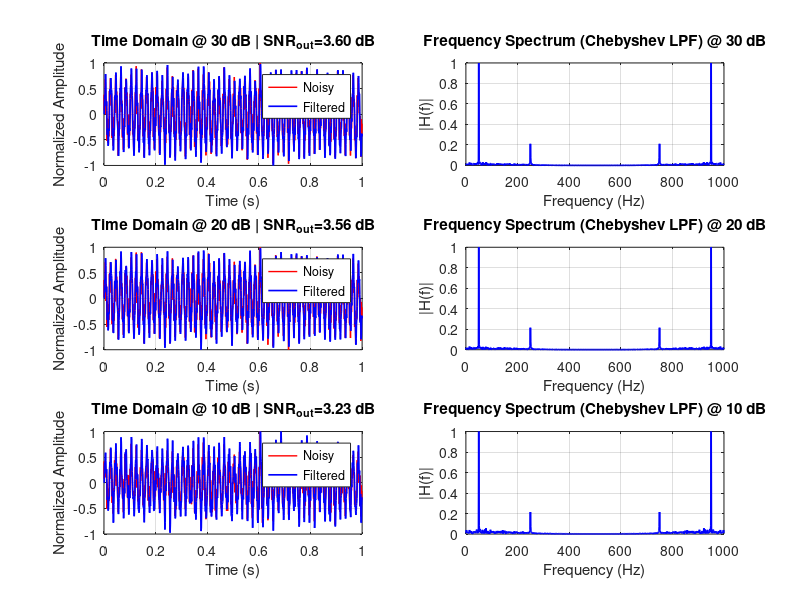
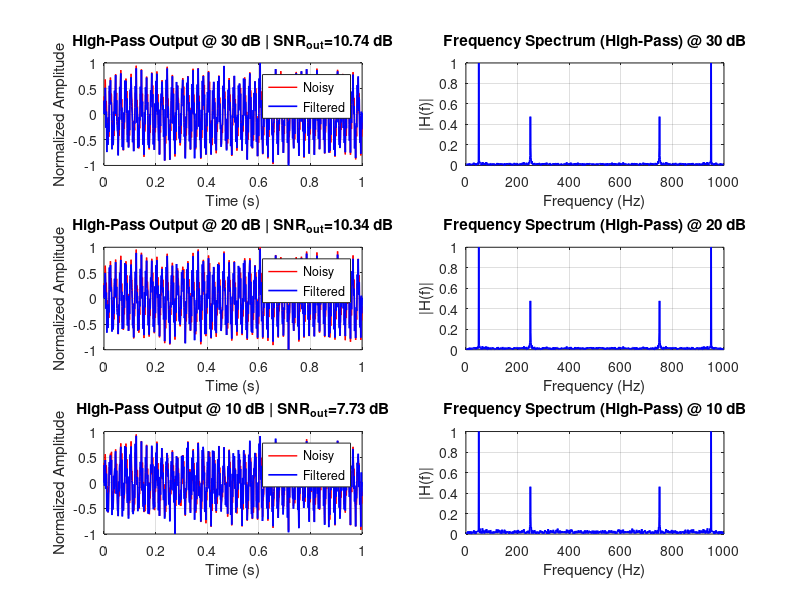
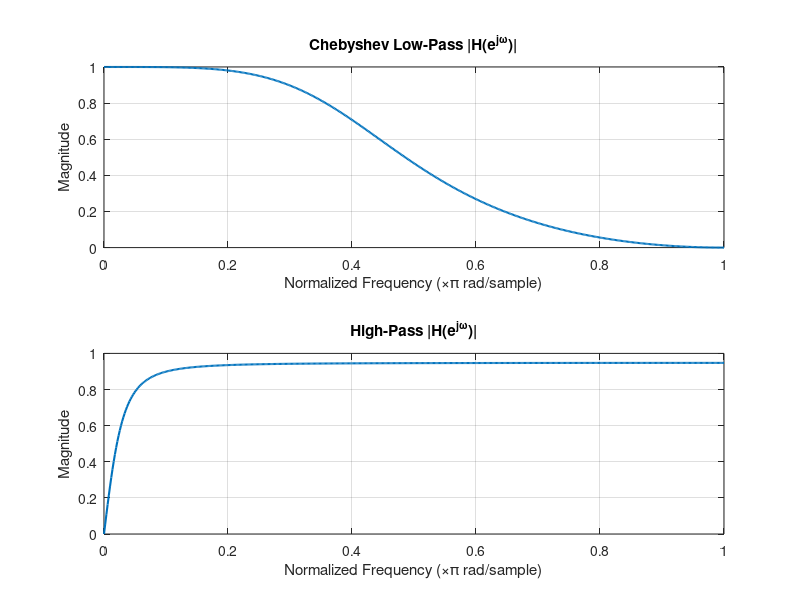
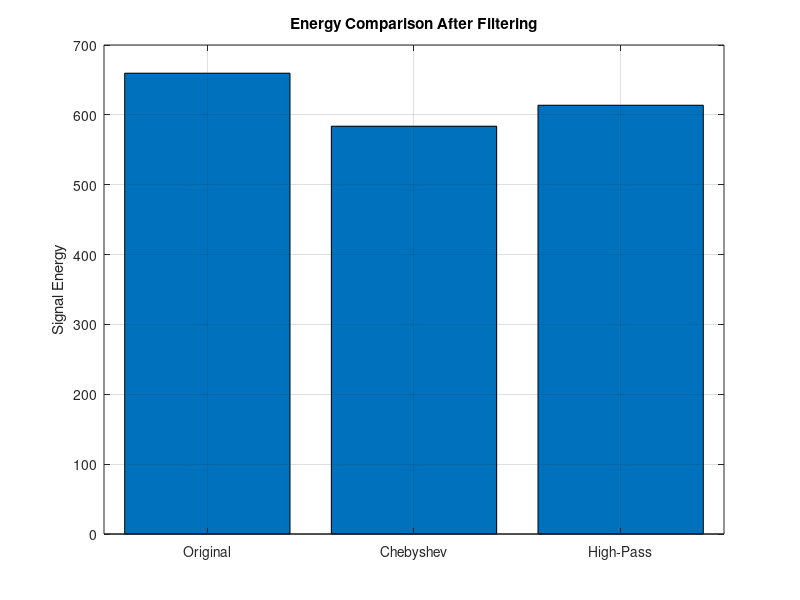

These charts were generated, in order, by the following MATLAB code:
clc;
clear all;
close all;

%% =======================================================================
%  DIGITAL FILTER DESIGN USING Z-TRANSFORM IMPLEMENTATION
%  CHEBYSHEV (LOW-PASS) & HIGH-PASS FILTERS (WITHOUT BUILT-IN FUNCTIONS)
%  ENHANCED VERSION WITH VISUAL & ANALYTICAL IMPROVEMENTS
% =======================================================================

Fs = 1000;                  % Sampling frequency (Hz)
t = 0:1/Fs:1;               % Time vector (1 second)
N = length(t);

% Composite test signal (mixture of low and high frequency)
x = sin(2*pi*50*t) + 0.5*sin(2*pi*250*t) + 0.2*randn(size(t));

% SNR levels for analysis
SNR_values = [30 20 10];  

% ------------------------------------------------------------------------
%  CUSTOM FUNCTIONS
% ------------------------------------------------------------------------

% 1️⃣ Manual Gaussian noise adder (no built-in awgn)
manual_awgn = @(sig,SNR_dB) sig + sqrt(var(sig)/(10^(SNR_dB/10))) * randn(size(sig));

% 2️⃣ Compute manual SNR (in dB)
compute_snr = @(orig,noisy) 10*log10(sum(orig.^2)/sum((orig-noisy).^2));

% 3️⃣ Normalize function for plotting
normalize = @(s) s/max(abs(s));

% ------------------------------------------------------------------------
%  EXPERIMENT 1: CHEBYSHEV FILTER (LOW-PASS)
% ------------------------------------------------------------------------
b0 = 0.2066; b1 = 0.4131; b2 = 0.2066;
a1 = -0.3695; a2 = 0.1958;

figure('Name','Experiment 1 - Chebyshev Filter (Z-transform)','NumberTitle','off');
colormap turbo;

for i = 1:length(SNR_values)
    % Step 1: Add Gaussian noise manually
    noisy = manual_awgn(x, SNR_values(i));

    % Step 2: Apply Chebyshev filter recursively
    y = zeros(size(noisy));
    for n = 3:length(noisy)
        y(n) = b0*noisy(n) + b1*noisy(n-1) + b2*noisy(n-2) ...
             - a1*y(n-1) - a2*y(n-2);
    end

    % Step 3: Compute SNR improvement
    input_snr = compute_snr(x, noisy);
    output_snr = compute_snr(x, y);

    % Step 4: Time Domain
    subplot(length(SNR_values),2,2*i-1);
    plot(t,normalize(noisy),'r','LineWidth',1);
    hold on; plot(t,normalize(y),'b','LineWidth',1.2);
    title(sprintf('Time Domain @ %d dB | SNR_{out}=%.2f dB', SNR_values(i), output_snr));
    xlabel('Time (s)'); ylabel('Normalized Amplitude');
    legend('Noisy','Filtered'); grid on;

    % Step 5: Frequency Spectrum
    subplot(length(SNR_values),2,2*i);
    f = (0:N-1)*(Fs/N);
    Y = abs(fft(y));
    plot(f,normalize(Y),'b','LineWidth',1.3);
    title(['Frequency Spectrum (Chebyshev LPF) @ ' num2str(SNR_values(i)) ' dB']);
    xlabel('Frequency (Hz)'); ylabel('|H(f)|'); grid on;
end

% ------------------------------------------------------------------------
%  EXPERIMENT 2: HIGH-PASS FILTER (Z-transform)
% ------------------------------------------------------------------------
a = 0.9; % smoothing factor (closer to 1 → sharper HPF)

figure('Name','Experiment 2 - High-Pass Filter (Z-transform)','NumberTitle','off');
for i = 1:length(SNR_values)
    noisy = manual_awgn(x, SNR_values(i));
    y_hp = zeros(size(noisy));
    for n = 2:length(noisy)
        y_hp(n) = a*(y_hp(n-1) + noisy(n) - noisy(n-1));
    end
    
    % Compute output SNR
    output_snr = compute_snr(x, y_hp);

    % Time domain
    subplot(length(SNR_values),2,2*i-1);
    plot(t,normalize(noisy),'r','LineWidth',1);
    hold on; plot(t,normalize(y_hp),'b','LineWidth',1.2);
    title(sprintf('High-Pass Output @ %d dB | SNR_{out}=%.2f dB', SNR_values(i), output_snr));
    xlabel('Time (s)'); ylabel('Normalized Amplitude');
    legend('Noisy','Filtered'); grid on;

    % Frequency domain
    subplot(length(SNR_values),2,2*i);
    f = (0:N-1)*(Fs/N);
    Yhp = abs(fft(y_hp));
    plot(f,normalize(Yhp),'b','LineWidth',1.3);
    title(['Frequency Spectrum (High-Pass) @ ' num2str(SNR_values(i)) ' dB']);
    xlabel('Frequency (Hz)'); ylabel('|H(f)|'); grid on;
end

% ------------------------------------------------------------------------
%  FREQUENCY RESPONSE (Z-Domain Theoretical)
% ------------------------------------------------------------------------
w = linspace(0,pi,512);
H_cheby = (b0 + b1*exp(-1j*w) + b2*exp(-2j*w)) ./ (1 + a1*exp(-1j*w) + a2*exp(-2j*w));
H_hp = a * (1 - exp(-1j*w)) ./ (1 - a*exp(-1j*w));

figure('Name','Z-Transform Frequency Responses','NumberTitle','off');
subplot(2,1,1);
plot(w/pi, abs(H_cheby),'LineWidth',1.5);
title('Chebyshev Low-Pass |H(e^{j\omega})|');
xlabel('Normalized Frequency (\times\pi rad/sample)');
ylabel('Magnitude'); grid on;

subplot(2,1,2);
plot(w/pi, abs(H_hp),'LineWidth',1.5);
title('High-Pass |H(e^{j\omega})|');
xlabel('Normalized Frequency (\times\pi rad/sample)');
ylabel('Magnitude'); grid on;

% ------------------------------------------------------------------------
%  ENERGY ANALYSIS: Before vs After Filtering
% ------------------------------------------------------------------------
figure('Name','Energy Distribution Comparison','NumberTitle','off');
E_in = sum(x.^2);
E_cheby = sum(y.^2);
E_hp = sum(y_hp.^2);
bar([E_in E_cheby E_hp]);
set(gca,'XTickLabel',{'Original','Chebyshev','High-Pass'});
ylabel('Signal Energy'); title('Energy Comparison After Filtering');
grid on;

% ------------------------------------------------------------------------
%  SUMMARY DISPLAY
% ------------------------------------------------------------------------
disp('===============================================================');
disp(' ENHANCED DIGITAL FILTER DESIGN USING Z-TRANSFORM ');
disp(' Implemented Filters: Chebyshev (Low-pass) & High-pass ');
disp(' Added Features: Dynamic SNR, Spectrum, and Energy Analysis ');
disp(' No built-in filtering or AWGN functions used ');
disp('===============================================================');
